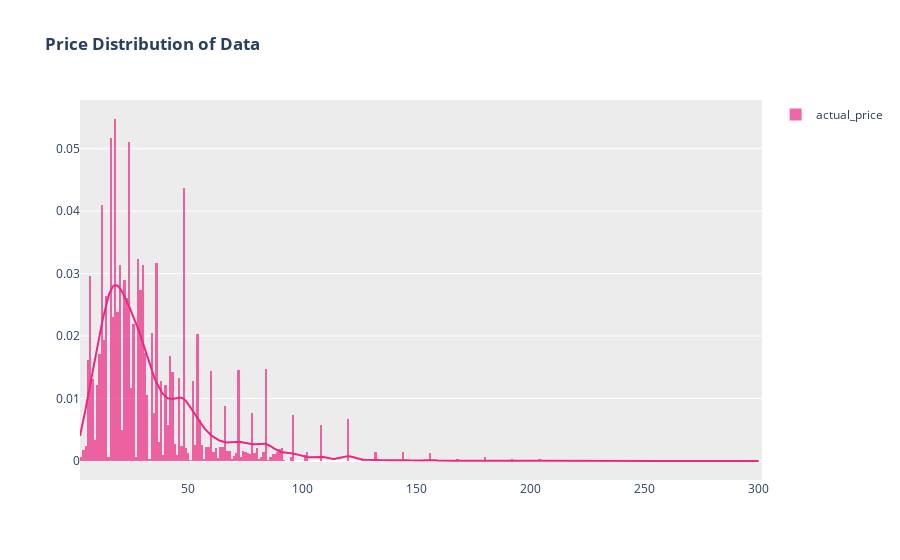

Write notebook code for a chart like this one.
### Code cell
import plotly.figure_factory as ff
x = frame["actual_price"]
hist_data = [x]
group_labels = ['actual_price']

fig = ff.create_distplot(hist_data, group_labels, show_rug = False,
                        colors=["#EC2781"])
fig.update_layout(
                 plot_bgcolor = "#ECECEC",
                  title = "<b>Price Distribution of Data</b>"
                 )

fig.show()

### Figure 1 — Plotly figure (JSON) as saved in the notebook; plotly's stock layout.template omitted (floating-point values rounded to 4 significant figures; data arrays with more than 128 entries replaced by an {"elided": "..."} marker saying what was removed)
{"data": [{"autobinx": false, "histnorm": "probability density", "legendgroup": "actual_price", "marker": {"color": "#EC2781"}, "name": "actual_price", "opacity": 0.7, "type": "histogram", "x": {"elided": "15635 float values"}, "xaxis": "x", "xbins": {"end": 300.7, "size": 1, "start": 2.58}, "yaxis": "y"}, {"legendgroup": "actual_price", "marker": {"color": "#EC2781"}, "mode": "lines", "name": "actual_price", "showlegend": false, "type": "scatter", "x": {"elided": "500 float values"}, "xaxis": "x", "y": {"elided": "500 float values"}, "yaxis": "y"}], "layout": {"barmode": "overlay", "hovermode": "closest", "legend": {"traceorder": "reversed"}, "plot_bgcolor": "#ECECEC", "title": {"text": "<b>Price Distribution of Data</b>"}, "xaxis": {"anchor": "y2", "domain": [0, 1], "zeroline": false}, "yaxis": {"anchor": "free", "domain": [0, 1], "position": 0}}}
